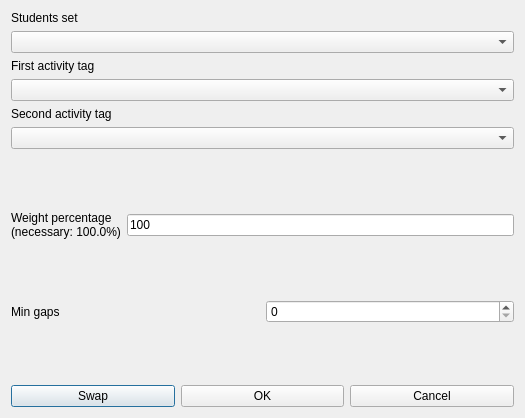
<?xml version="1.0" encoding="UTF-8"?>
<ui version="4.0">
 <class>ModifyConstraintStudentsSetMinGapsBetweenOrderedPairOfActivityTagsBetweenMorningAndAfternoonForm_template</class>
 <widget class="QDialog" name="ModifyConstraintStudentsSetMinGapsBetweenOrderedPairOfActivityTagsBetweenMorningAndAfternoonForm_template">
  <property name="geometry">
   <rect>
    <x>0</x>
    <y>0</y>
    <width>525</width>
    <height>418</height>
   </rect>
  </property>
  <property name="windowTitle">
   <string extracomment="This is the title of the dialog to modify a constraint of this type">Modify students set min gaps between ordered pair of activity tags between morning and afternoon</string>
  </property>
  <layout class="QVBoxLayout" name="verticalLayout_2">
   <item>
    <layout class="QVBoxLayout" name="verticalLayout">
     <item>
      <widget class="QLabel" name="studentsTextLabel">
       <property name="frameShape">
        <enum>QFrame::NoFrame</enum>
       </property>
       <property name="frameShadow">
        <enum>QFrame::Plain</enum>
       </property>
       <property name="text">
        <string>Students set</string>
       </property>
       <property name="wordWrap">
        <bool>false</bool>
       </property>
      </widget>
     </item>
     <item>
      <widget class="QComboBox" name="studentsComboBox">
       <property name="editable">
        <bool>false</bool>
       </property>
       <property name="insertPolicy">
        <enum>QComboBox::NoInsert</enum>
       </property>
       <property name="duplicatesEnabled">
        <bool>false</bool>
       </property>
      </widget>
     </item>
     <item>
      <widget class="QLabel" name="firstActivityTagTextLabel">
       <property name="frameShape">
        <enum>QFrame::NoFrame</enum>
       </property>
       <property name="frameShadow">
        <enum>QFrame::Plain</enum>
       </property>
       <property name="text">
        <string>First activity tag</string>
       </property>
       <property name="wordWrap">
        <bool>false</bool>
       </property>
      </widget>
     </item>
     <item>
      <widget class="QComboBox" name="firstActivityTagComboBox">
       <property name="editable">
        <bool>false</bool>
       </property>
       <property name="insertPolicy">
        <enum>QComboBox::NoInsert</enum>
       </property>
       <property name="duplicatesEnabled">
        <bool>false</bool>
       </property>
      </widget>
     </item>
     <item>
      <widget class="QLabel" name="secondActivityTagTextLabel">
       <property name="frameShape">
        <enum>QFrame::NoFrame</enum>
       </property>
       <property name="frameShadow">
        <enum>QFrame::Plain</enum>
       </property>
       <property name="text">
        <string>Second activity tag</string>
       </property>
       <property name="wordWrap">
        <bool>false</bool>
       </property>
      </widget>
     </item>
     <item>
      <widget class="QComboBox" name="secondActivityTagComboBox">
       <property name="editable">
        <bool>false</bool>
       </property>
       <property name="insertPolicy">
        <enum>QComboBox::NoInsert</enum>
       </property>
       <property name="duplicatesEnabled">
        <bool>false</bool>
       </property>
      </widget>
     </item>
    </layout>
   </item>
   <item>
    <spacer name="spacer6">
     <property name="orientation">
      <enum>Qt::Vertical</enum>
     </property>
     <property name="sizeType">
      <enum>QSizePolicy::Expanding</enum>
     </property>
     <property name="sizeHint" stdset="0">
      <size>
       <width>20</width>
       <height>20</height>
      </size>
     </property>
    </spacer>
   </item>
   <item>
    <layout class="QHBoxLayout" name="horizontalLayout_2">
     <item>
      <widget class="QLabel" name="weightTextLabel">
       <property name="frameShape">
        <enum>QFrame::NoFrame</enum>
       </property>
       <property name="frameShadow">
        <enum>QFrame::Plain</enum>
       </property>
       <property name="text">
        <string>Weight percentage
(necessary: 100.0%)</string>
       </property>
       <property name="wordWrap">
        <bool>false</bool>
       </property>
      </widget>
     </item>
     <item>
      <widget class="QLineEdit" name="weightLineEdit">
       <property name="text">
        <string notr="true">100</string>
       </property>
      </widget>
     </item>
    </layout>
   </item>
   <item>
    <spacer name="verticalSpacer">
     <property name="orientation">
      <enum>Qt::Vertical</enum>
     </property>
     <property name="sizeHint" stdset="0">
      <size>
       <width>20</width>
       <height>25</height>
      </size>
     </property>
    </spacer>
   </item>
   <item>
    <layout class="QHBoxLayout" name="horizontalLayout">
     <item>
      <widget class="QLabel" name="minGapsTextLabel">
       <property name="frameShape">
        <enum>QFrame::NoFrame</enum>
       </property>
       <property name="frameShadow">
        <enum>QFrame::Plain</enum>
       </property>
       <property name="text">
        <string>Min gaps</string>
       </property>
       <property name="wordWrap">
        <bool>false</bool>
       </property>
      </widget>
     </item>
     <item>
      <widget class="QSpinBox" name="minGapsSpinBox"/>
     </item>
    </layout>
   </item>
   <item>
    <spacer name="verticalSpacer_2">
     <property name="orientation">
      <enum>Qt::Vertical</enum>
     </property>
     <property name="sizeHint" stdset="0">
      <size>
       <width>20</width>
       <height>26</height>
      </size>
     </property>
    </spacer>
   </item>
   <item>
    <layout class="QHBoxLayout">
     <item>
      <widget class="QPushButton" name="swapPushButton">
       <property name="text">
        <string comment="Interchange (swap) the two selected activity tags in the dialog">Swap</string>
       </property>
      </widget>
     </item>
     <item>
      <widget class="QPushButton" name="okPushButton">
       <property name="text">
        <string>OK</string>
       </property>
      </widget>
     </item>
     <item>
      <widget class="QPushButton" name="cancelPushButton">
       <property name="text">
        <string>Cancel</string>
       </property>
      </widget>
     </item>
    </layout>
   </item>
  </layout>
 </widget>
 <layoutdefault spacing="6" margin="11"/>
 <resources/>
 <connections/>
</ui>
